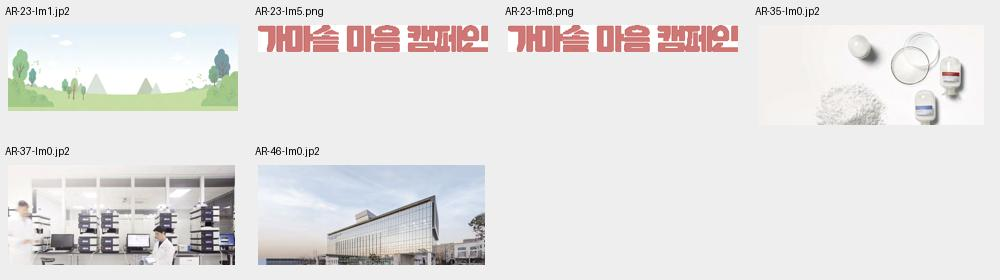

This chart was generated by the following Python code:
from pypdf import PdfReader
from pathlib import Path
from PIL import Image,ImageDraw
p=Path('output/logo-audit');doc=PdfReader(p/'donga-2020.pdf')
items=[]
for n,page in enumerate(doc.pages):
    txt=page.extract_text()
    if any(s in txt for s in ['DMBIO','DM Bio','디엠바이오','ST PHARM','에스티팜']):
        print(n+1,txt[:70].replace('\n',' '))
        for a in page.images:
            if a.image.width/a.image.height>2 and a.image.height<800:
                dest=p/'pdf'/f'AR-{n+1}-{a.name}';dest.write_bytes(a.data);items.append((dest,a.image))
sheet=Image.new('RGB',(1000,((len(items)+3)//4)*140),'#eee');draw=ImageDraw.Draw(sheet)
for i,(dest,im) in enumerate(items):
    im=im.convert('RGB');im.thumbnail((230,100));x=i%4*250;y=i//4*140
    sheet.paste(im,(x+8,y+25));draw.text((x+5,y+5),dest.name,fill='black')
sheet.save(p/'pdf-logos.jpg');print('Assets',len(items))
